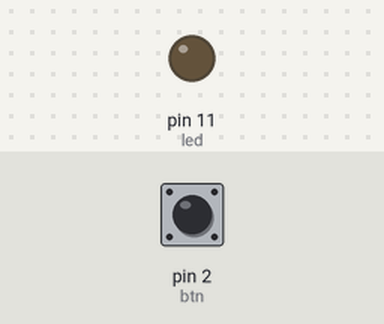
Bench run of a sketch on a simulated Arduino Uno, built with avr-gcc and run on an emulated ATmega328P. Parts: output pins drawn as LEDs (lit = HIGH). The inputs (shaded band) are chosen by the test bench; at power-on: pin 2 (btn) LOW.

Above: at 1.2 s.
1.3 s: pin 2 (btn) pulled HIGH for 0.15 s
At 1.8 s:
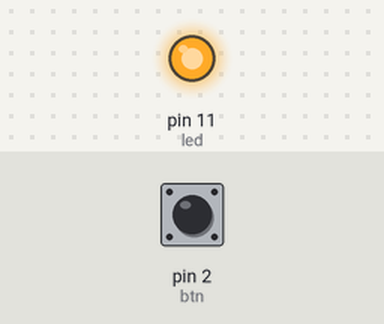
2.9 s: pin 2 (btn) pulled HIGH for 1 s
At 4.2 s:
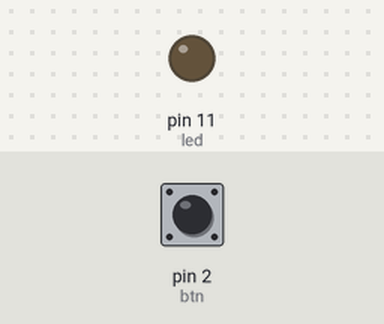
5.4 s: pin 2 (btn) pulled HIGH for 3.2 s
At 9.0 s:
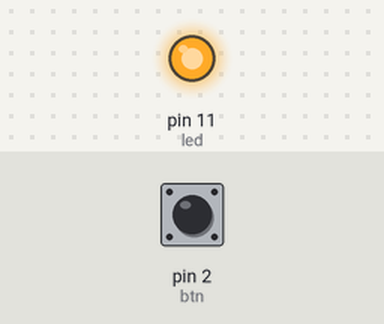
Timing chart, 0 to 10.5 s (numbered marks = the images above; inputs shaded):
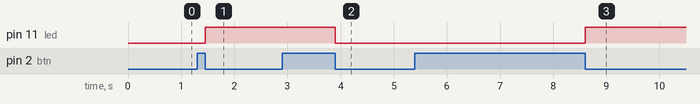

The sketch:

Oppgave1.ino
```cpp
int btn = 2;
int led = 11;

bool btnOn = false;
bool ledOn = false;

void setup() {
  Serial.begin(9600);
  pinMode(btn, INPUT);
  pinMode(led, OUTPUT);
}

void loop() {

  if(digitalRead(btn) == 1) {
    btnOn = true;
  } else {
    if(btnOn == true) {
      btnPressed();
    }
    btnOn = false;
    delay(10);
  }
}

void btnPressed() {
  if(ledOn == false) {
    ledOn = true;
    digitalWrite(led, HIGH);
  } else {
    ledOn = false;
    digitalWrite(led, LOW);
  }
}
```

Measured:
- after the input at 1.3 s, pin 11 (led): LOW → HIGH after 0.15 s
- after the input at 2.9 s, pin 11 (led): HIGH → LOW after 1.0 s
- after the input at 5.4 s, pin 11 (led): LOW → HIGH after 3.2 s
